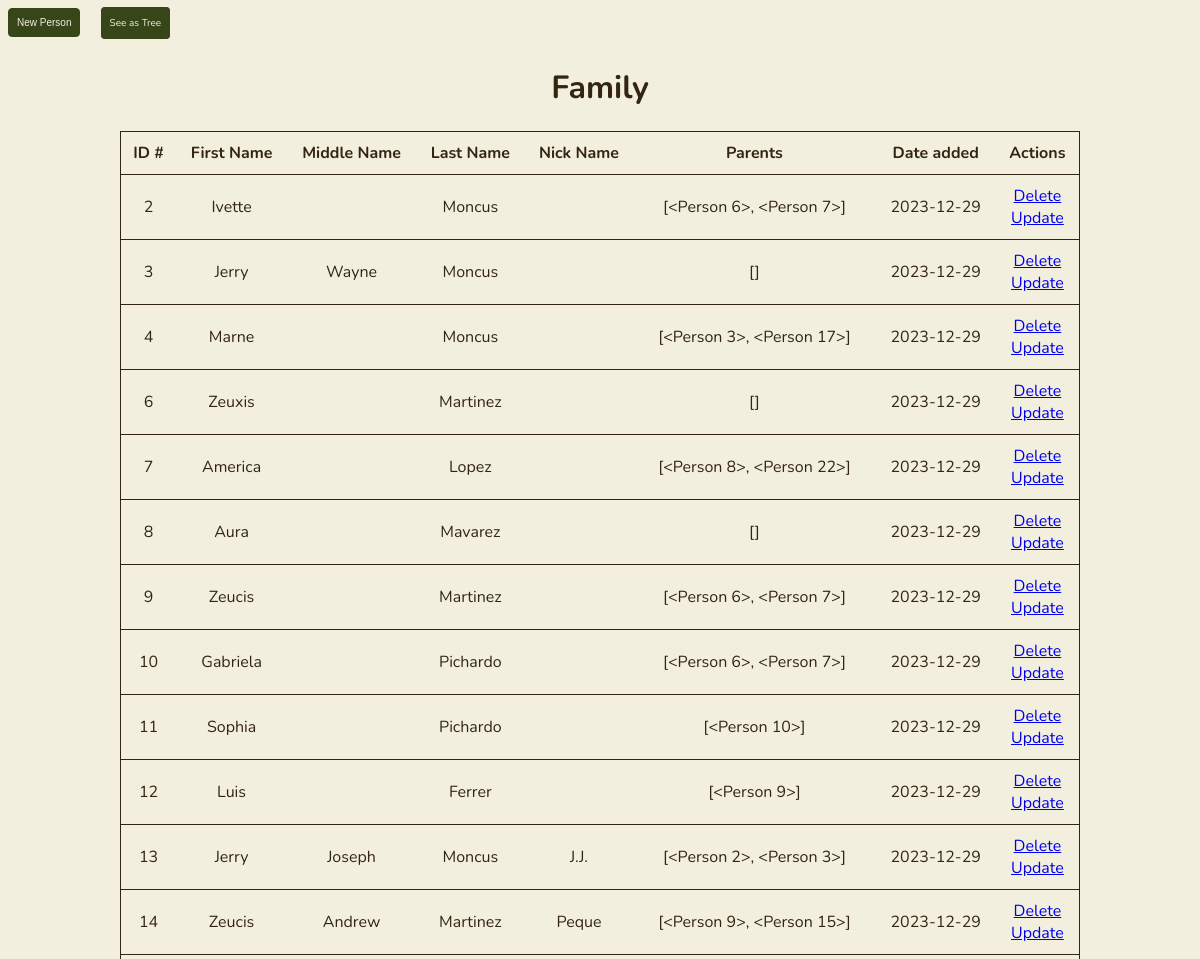
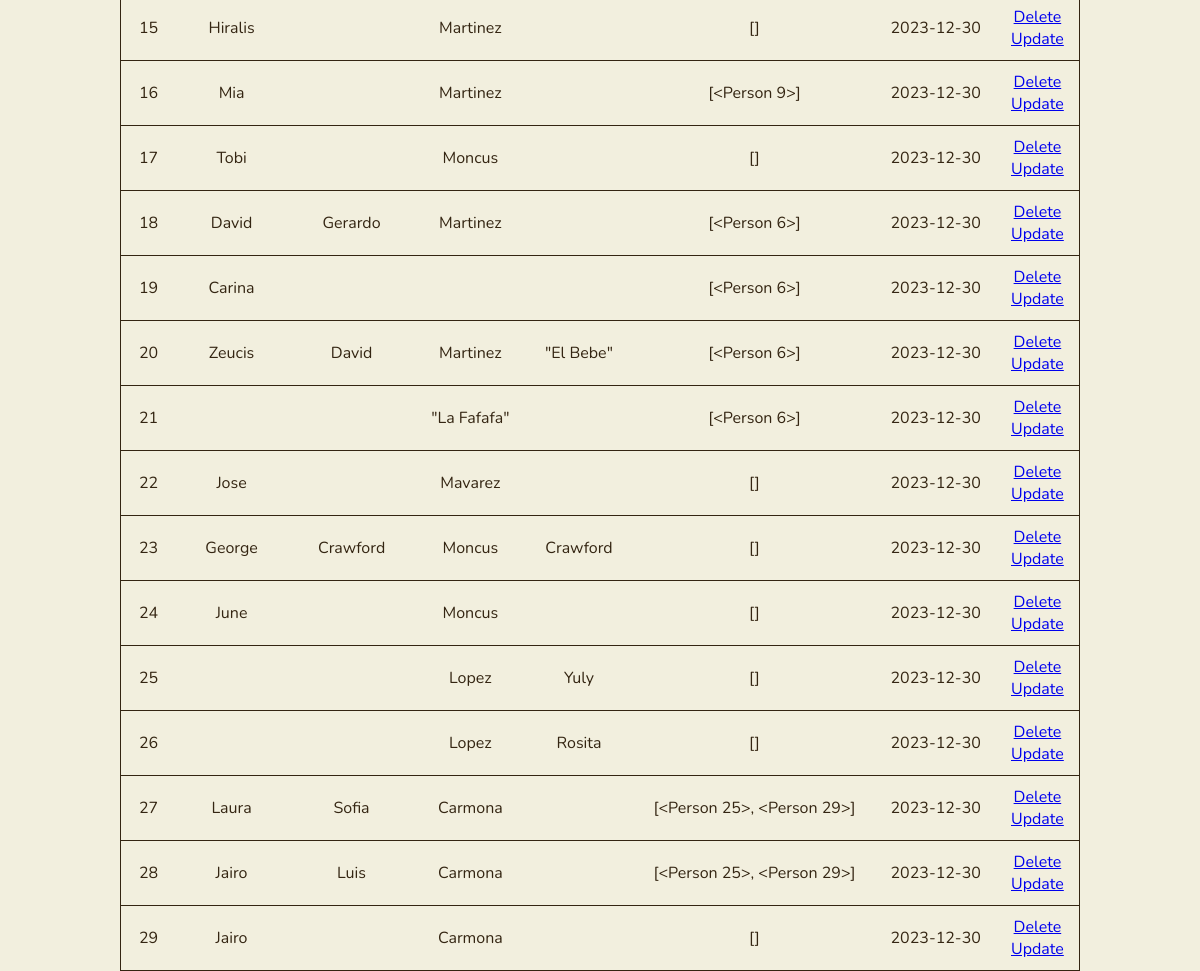
/table, run on an earlier commit of the app's database (2 pictures, top to bottom).
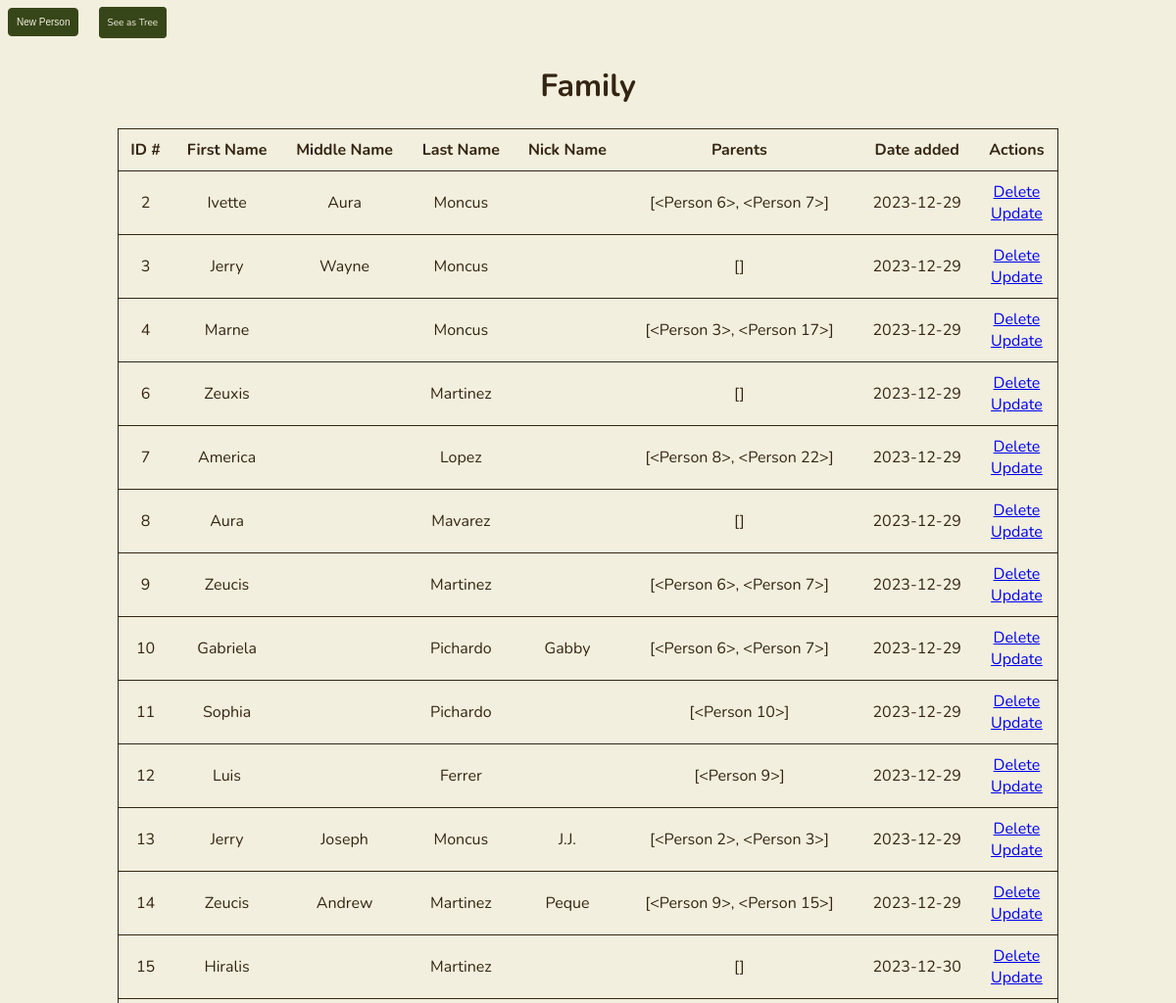
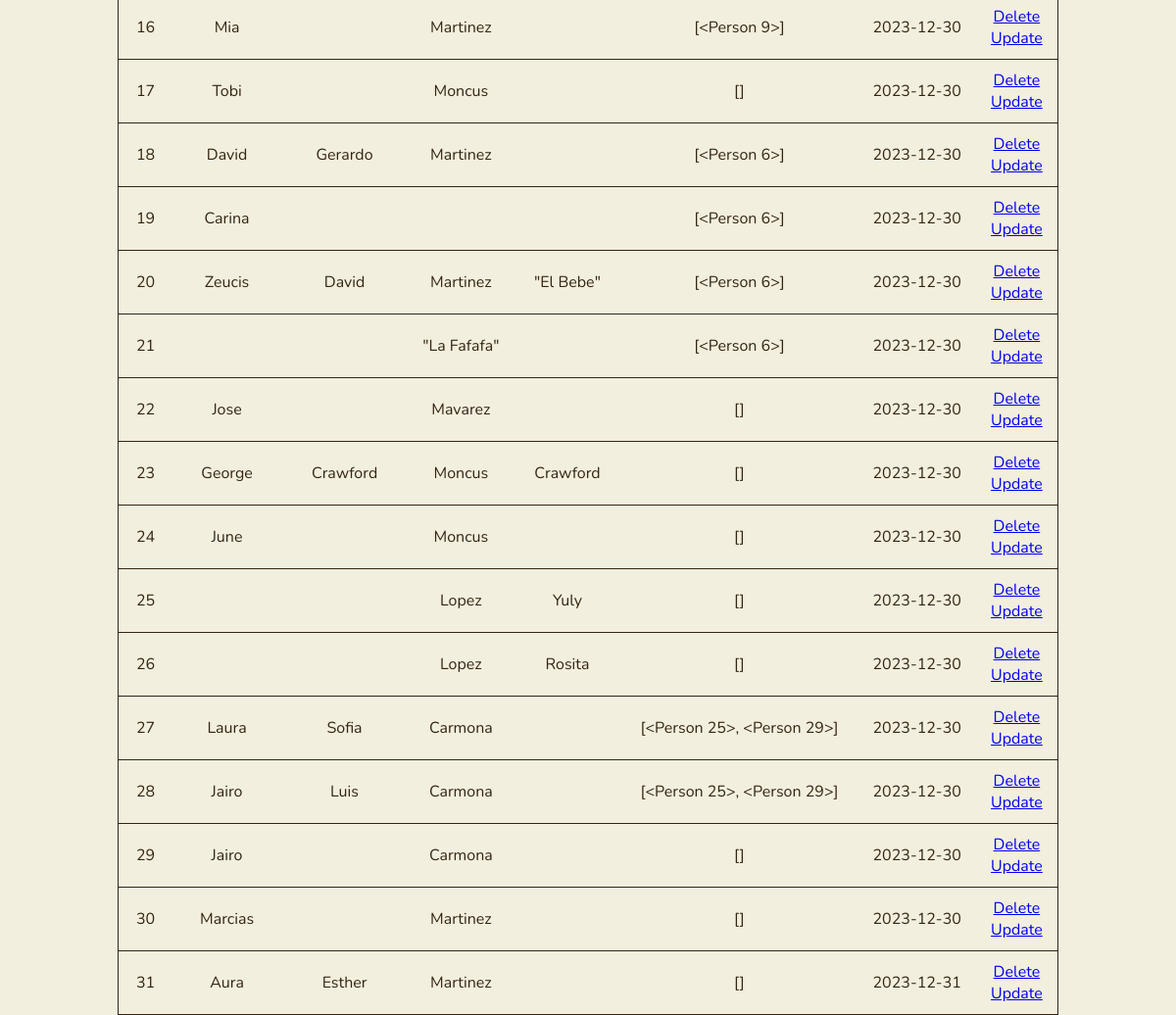
And on a later commit of the database (2 pictures, top to bottom).
### app.py (models this page shows)
class Person(db.Model):
    id = db.Column(db.Integer, primary_key=True)
    first_name = db.Column(db.String(200), nullable=False)
    last_name = db.Column(db.String(200), nullable=False)
    middle_name = db.Column(db.String(200), nullable=False, default='')
    nick_name = db.Column(db.String(200), nullable=False, default='')
    date_created = db.Column(db.DateTime, default=datetime.utcnow)
    parents = db.relationship('Person',
                              secondary = person_parent_association,
                              primaryjoin = id == person_parent_association.c.person_id,
                              secondaryjoin = id == person_parent_association.c.parent_id,
                              backref = db.backref('children', lazy='select'))
    siblings = db.relationship('Person',
                              secondary = sibling_association,
                              primaryjoin = id == sibling_association.c.left_id,
                              secondaryjoin = id == sibling_association.c.right_id,
                              back_populates = 'siblings',
                              lazy='select')
    def __repr__(self):
        return '<Person %r>' % self.id

### app.py (the view)
@app.route('/table', methods=['POST', 'GET'])
def table():
    if request.method == 'POST':
        first_name = request.form['first_name']
        last_name = request.form['last_name']
        middle_name = request.form['middle_name']
        nick_name = request.form['nick_name']
        new_person = Person(first_name = first_name,
                            last_name = last_name,
                            middle_name = middle_name,
                            nick_name = nick_name)
        try:
            db.session.add(new_person)
            db.session.commit()
            return redirect('/')
        except:
            return 'There was an issue adding your person'
    else:
        people = Person.query.order_by(Person.date_created).all()
        return render_template('table.html', people=people)

### templates/table.html (shortened to what this page needs)
{% extends 'base.html' %}
{% block body %}
<div class='content' id="main-content">
    <button class="btn" id='addPersonBtn'>New Person</button>
    <a class="btn" id='to_tree' href="/">See as Tree</a>
    <h1 style="text-align: center">Family</h1>
    {% if people|length < 1 %}
        <h4 style="text-align: center">There are no people. Create one below!</h4>
    {% else %}
        <table class="bordered" id="people-table">
            <tr>
                <th>ID #</th>
                <th>First Name</th>
                <th>Middle Name</th>
                <th>Last Name</th>
                <th>Nick Name</th>
                <th>Parents</th>
                <th>Date added</th>
                <th>Actions</th>
            </tr>
            {% for person in people %}
                <tr>
                    <td>{{ person.id }}</td>
                    <td>{{ person.first_name }}</td>
                    <td>{{ person.middle_name }}</td>
                    <td>{{ person.last_name }}</td>
                    <td>{{ person.nick_name }}</td>
                    <td>{{ person.parents }}</td>
                    <td>{{ person.date_created.date() }}</td>
                    <td>
                        <a href="/delete/{{person.id}}">Delete</a>
                        <br>
                        <a href="/update_table/{{person.id}}">Update</a>
                    </td>
                </tr>
            {% endfor %}
        </table>
    {% endif %}
</div>
{% endblock %}

### templates/base.html (shortened to what this page needs)
<!DOCTYPE html>
<html lang="en">
<head>
    <link rel="stylesheet" href="{{ url_for('static', filename='css/main.css') }}">
    <link rel="stylesheet" href="{{ url_for('static', filename='css/grid.css') }}">
    <link rel="stylesheet" href="{{ url_for('static', filename='css/splash.css') }}">
    <link rel="stylesheet" href="{{ url_for('static', filename='css/buttons.css') }}">
    <link rel="stylesheet" href="{{ url_for('static', filename='css/cards-main.css') }}">
    <link rel="stylesheet" href="{{ url_for('static', filename='css/cards-focus.css') }}">
    <link rel="stylesheet" href="{{ url_for('static', filename='css/forms.css') }}">
    <link rel="stylesheet" href="{{ url_for('static', filename='css/tables.css') }}">
    <link rel="stylesheet" href="{{ url_for('static', filename='css/relationships.css') }}">
    <link rel="stylesheet" href="{{ url_for('static', filename='css/focus.css') }}">
</head>
<body>
    {% block body %}
    {% endblock %}
</body>
</html>

### static/css/main.css (style rules this page uses)
:root { --main-black: #0a0a0a; --main-white: #fff; --main-bg-color: #f2efde; --main-bg-border-color: #342512; --main-text-color: #342512; --main-secondary-text-color: #9d864d; --main-hover-text-color: #f2efde; --main-item-color: #374619; --main-item-border-color: #374619; --main-item-color-hover: #7e883d; --main-dark-brown: #342512; --main-light-brown: #9d864d; --main-cream: #f2efde; --main-light-green: #7e883d; --main-dark-green: #374619; }
body { margin: 0px; padding: 0px; box-sizing: border-box; font-family: Nunito, sans-serif; background-color: var(--main-cream); color: var(--main-dark-brown); }
a { cursor: pointer; }

### static/css/buttons.css (style rules this page uses)
.btn { font-size: 10px; padding: 8px; background-color: var(--main-dark-green); text-decoration: none; border: solid 1px var(--main-dark-green); border-radius: 4px; margin: 8px; color: var(--main-cream); }

### static/css/tables.css (style rules this page uses)
table { margin: auto; border-collapse: collapse; width: 80%; background-color: var(--main-cream); }
tr { height: 25px; }
td, th { text-align: center; padding: 10px; }
.bordered tr { border: solid 1px var(--main-dark-brown); }
.borderless th, td, tr { border: none; }

What changed in the data, as far as the page shows it:
changed Person "Ivette": middle_name (not shown) → "Aura"
changed Person "Gabriela": nick_name (not shown) → "Gabby"
added Person: id "30", first_name "Marcias", last_name "Martinez", parents "[]", date_created "2023-12-30"
added Person: id "31", first_name "Aura", middle_name "Esther", last_name "Martinez", parents "[]", date_created "2023-12-31"
